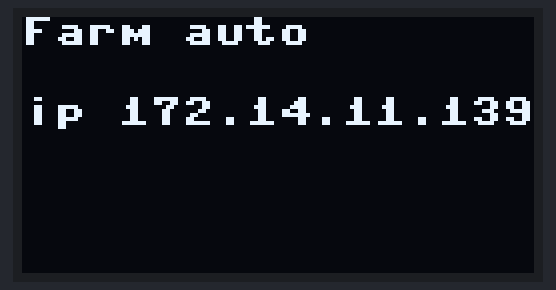
The program below on a simulated Raspberry Pi Pico running MicroPython. Shown: 128×64 one-colour display. At 0.1 s the program stops and its outputs stay as they are.

Above: at 0.1 s.

The program:

oled.py
```python
from machine import Pin, I2C
from ssd1306 import SSD1306_I2C

i2c=I2C(0,sda=Pin(0), scl=Pin(1), freq=400000)
oled = SSD1306_I2C(128, 64, i2c)

oled.text("Farm auto", 0, 0)
oled.text("ip 172.14.11.139", 0, 20)
oled.show()
```
